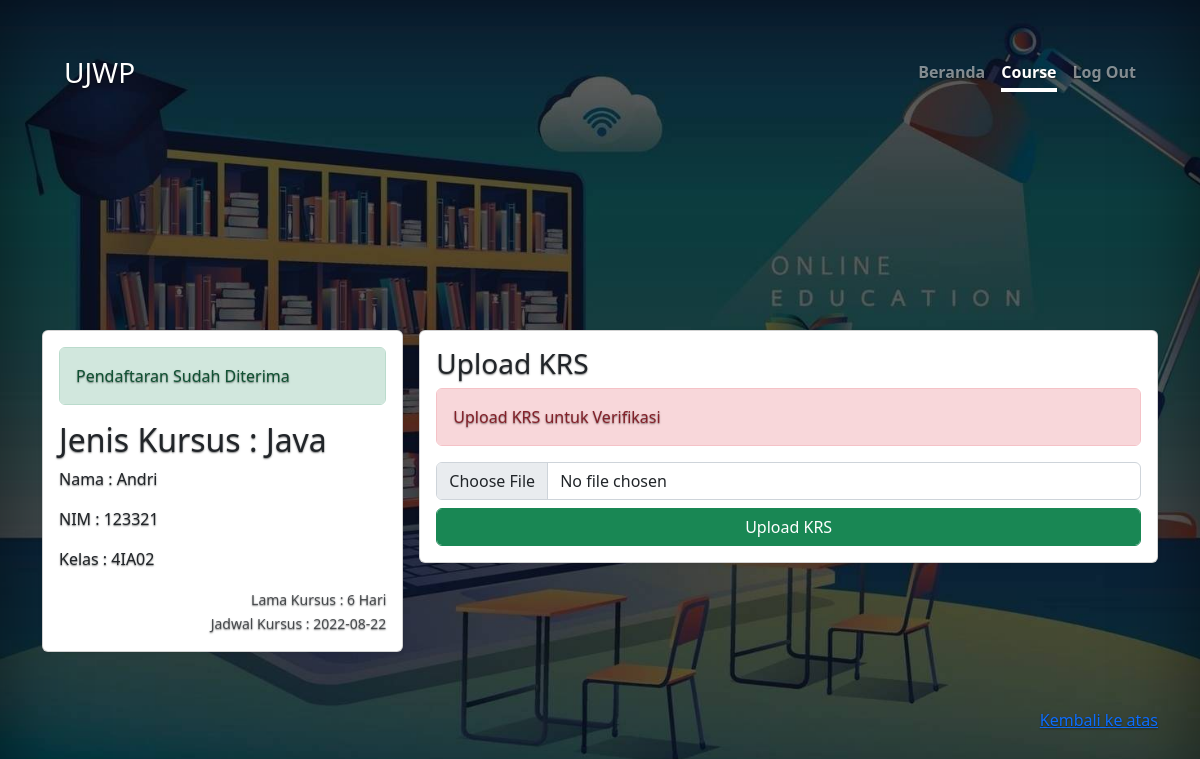
/daftar-config.php?id_pelajar=3&id_jadwal=5 (signed in), run on the app's committed database.
### tables this page shows
CREATE TABLE `course` (
  `id_kursus` int(5) NOT NULL,
  `nm_kursus` varchar(50) NOT NULL,
  `ket_kursus` text NOT NULL,
  `lama_kursus` int(40) NOT NULL
);

CREATE TABLE `pelajar` (
  `id_pelajar` int(5) NOT NULL,
  `nm_pelajar` varchar(50) NOT NULL,
  `kls_pelajar` varchar(6) NOT NULL,
  `nim_pelajar` varchar(40) NOT NULL,
  `role` varchar(9) NOT NULL
);

CREATE TABLE `jadwal` (
  `id_jadwal` int(5) NOT NULL,
  `id_kursus` int(5) NOT NULL,
  `waktu_kursus` date NOT NULL
);

### daftar-config.php (the view, shortened to what this page needs)
<?php
    include "koneksi.php";
    $ID_PELAJAR = $_GET["id_pelajar"];
    $ID_JADWAL = $_GET["id_jadwal"];
    $Q_LAPORAN = mysqli_query($KONEKSI, "SELECT * FROM laporan WHERE id_pelajar = '$ID_PELAJAR' AND id_jadwal='$ID_JADWAL'");
    $D_LAPORAN = mysqli_fetch_assoc($Q_LAPORAN);
    $Q_PELAJAR = mysqli_query($KONEKSI, "SELECT * FROM pelajar WHERE id_pelajar = '$ID_PELAJAR'");
    $D_PELAJAR = mysqli_fetch_assoc($Q_PELAJAR);
    $Q_KURSUS=mysqli_query($KONEKSI, "SELECT * FROM `jadwal` JOIN course ON jadwal.id_kursus=course.id_kursus");
    $D_KURSUS=mysqli_fetch_assoc($Q_KURSUS);
?>
<!doctype html>
<html lang="en">
<head>
    <link href="./dist/css/bootstrap.min.css" rel="stylesheet">
    <link href="style.css" rel="stylesheet">
</head>
<body class="d-flex h-100 text-center bg-anime">
    <div class="d-flex w-100 h-100 p-3 mx-auto flex-column">
        <header class="mb-auto px-5">
            <div class="text-white">
                <h3 class="float-md-start mb-0">UJWP</h3>
                <nav class="nav nav-masthead justify-content-center float-md-end">
                    <a class="nav-link fw-bold py-1 px-0" href="index.php">Beranda</a>
                    <a class="nav-link fw-bold py-1 px-0 active" aria-current="page" href="course.php">Course</a>
                    <?php
              if (isset ($_SESSION["role"])=="pelajar") {
                echo '
                <a class="nav-link fw-bold py-1 px-0" href="logout.php">Log Out</a>
                ';
              }
              else {
                echo '
                <a class="nav-link fw-bold py-1 px-0" href="login.php">Login</a>
                ';
              }
            ?>
                </nav>
            </div>
        </header>
        <main>
            <div class="album py-5">
                <div class="container">
                    <div class="row row-cols-1 row-cols-sm-2 row-cols-md-3 g-3">
                        <div class="col-md-4">
                            <div class="card shadow-sm text-start">
                                <div class="card-body">
                                    <?php
                                        if($D_LAPORAN['status'] == 0){
                                            echo '
                                            <span class="form-control alert alert-danger">Belum diverifikasi</span>
                                            ';
                                        }else{
                                            echo '
                                            <span class="form-control alert alert-success">Pendaftaran Sudah Diterima</span>
                                            ';
                                        }
                                    ?>
                                    <h2 class="card-text">Jenis Kursus : <?= $D_KURSUS["nm_kursus"];?></h2>
                                    <p class="card-text">Nama : <?= $D_PELAJAR["nm_pelajar"];?></p>
                                    <p class="card-text">NIM : <?= $D_PELAJAR["nim_pelajar"];?></p>
                                    <p class="card-text">Kelas : <?= $D_PELAJAR["kls_pelajar"];?></p>
                                    <div class="d-flex justify-content-between align-items-center">
                                        <div style="text-align: right">
                                            <small class="text-muted">Lama Kursus : <?= $D_KURSUS["lama_kursus"];?>
                                                Hari</small>
                                            <br>
                                            <small class="text-muted">Jadwal Kursus :
                                                <?= $D_KURSUS["waktu_kursus"];?></small>
                                        </div>
                                    </div>
                                </div>
                            </div>
                        </div>
                        <div class="col-md-8">
                            <div class="card shadow-sm text-start">
                                <div class="card-body">
                                    <form action="" method="post" enctype="multipart/form-data">
                                        <h3 class="card-text">Upload KRS</h3>
                                        <?php
                                            if($D_LAPORAN['krs_pelajar'] == '0'){
                                                echo '
                                                    <span class="form-control alert alert-danger">Upload KRS untuk Verifikasi</span>
                                                ';
                                            }else{
                                                echo '
                                                    <span class="form-control alert alert-success">KRS sudah diupload, Tunggu Admin Verifikasi</span>
                                                    <a href="'.$D_LAPORAN['krs_pelajar'].'" target="_blank">Lihat KRS</a>
                                                ';
                                            }
                                        ?>
                                        <input type="file" name="uploadfile" id="" class="form-control my-2">
                                        <input type="submit" name="krs" value="Upload KRS" class="form-control btn btn-success">
                                    </form>
                                </div>
                            </div>
                        </div>
                    </div>
                </div>
            </div>
        </main>
        <footer class="text-muted">
            <div class="container">
                <p class="float-end mb-1 py-2">
                    <a href="#">Kembali ke atas</a>
                </p>
            </div>
        </footer>
</body>
</html>

### style.css (style rules this page uses)
body { text-shadow: 0 .05rem .1rem rgba(0, 0, 0, .5); box-shadow: inset 0 0 5rem rgba(0, 0, 0, .5); }
.nav-masthead .nav-link { color: rgba(255, 255, 255, .5); border-bottom: .25rem solid transparent; }
.nav-masthead .nav-link + .nav-link { margin-left: 1rem; }
.nav-masthead .active { color: #fff; border-bottom-color: #fff; }
html, body { height: 100%; }
body { display: flex; align-items: center; padding-top: 40px; padding-bottom: 40px; background-color: #f5f5f5; }
.bg-anime { background-image: url("background (2).jpg"); background-repeat: no-repeat; background-position: center; background-size: cover; }

### data on the page
course: nm_kursus "Java", lama_kursus "6"
pelajar: nm_pelajar "Andri", nim_pelajar "123321", kls_pelajar "4IA02"
jadwal: waktu_kursus "2022-08-22"
